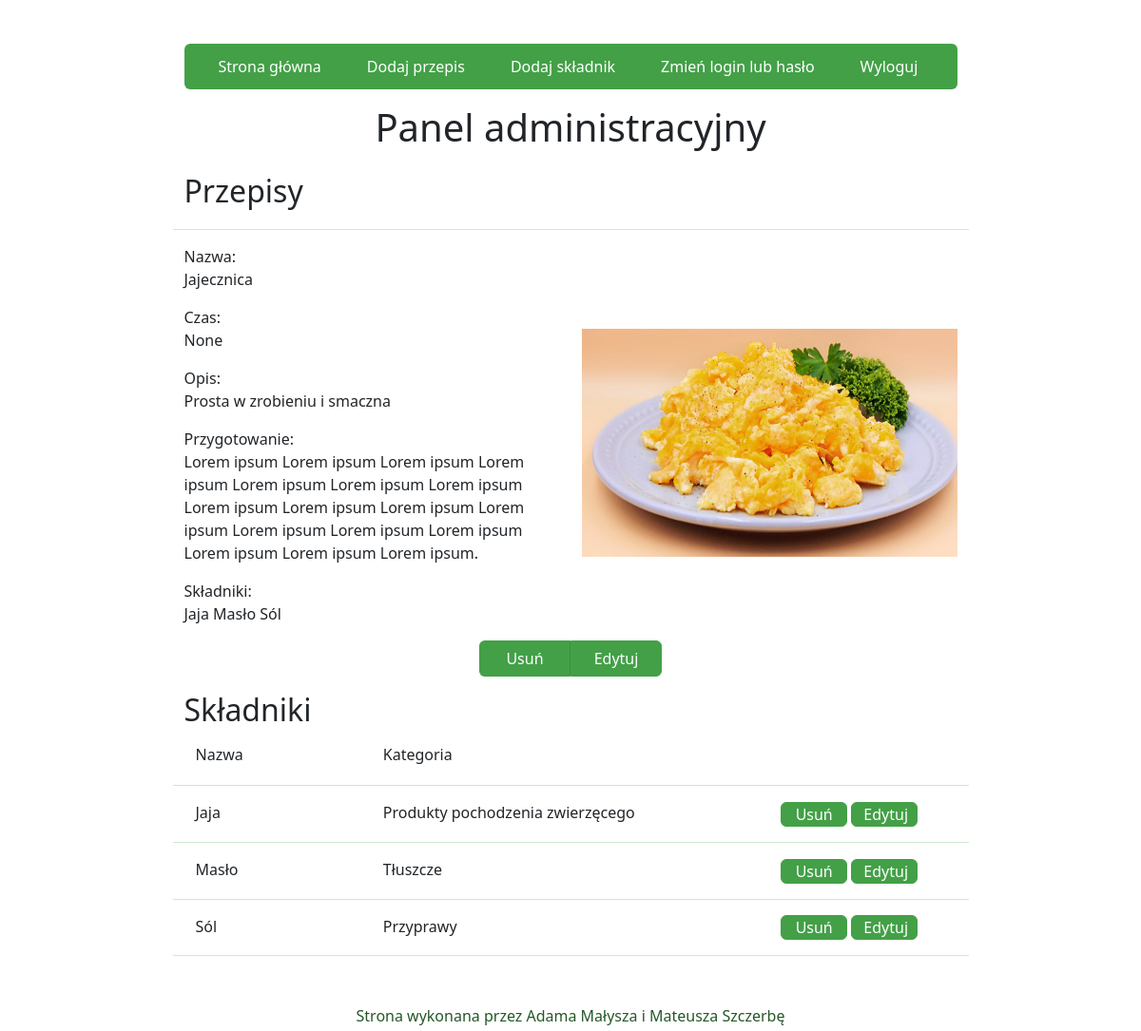
The page /admin/ (signed in) on the database as committed earlier.
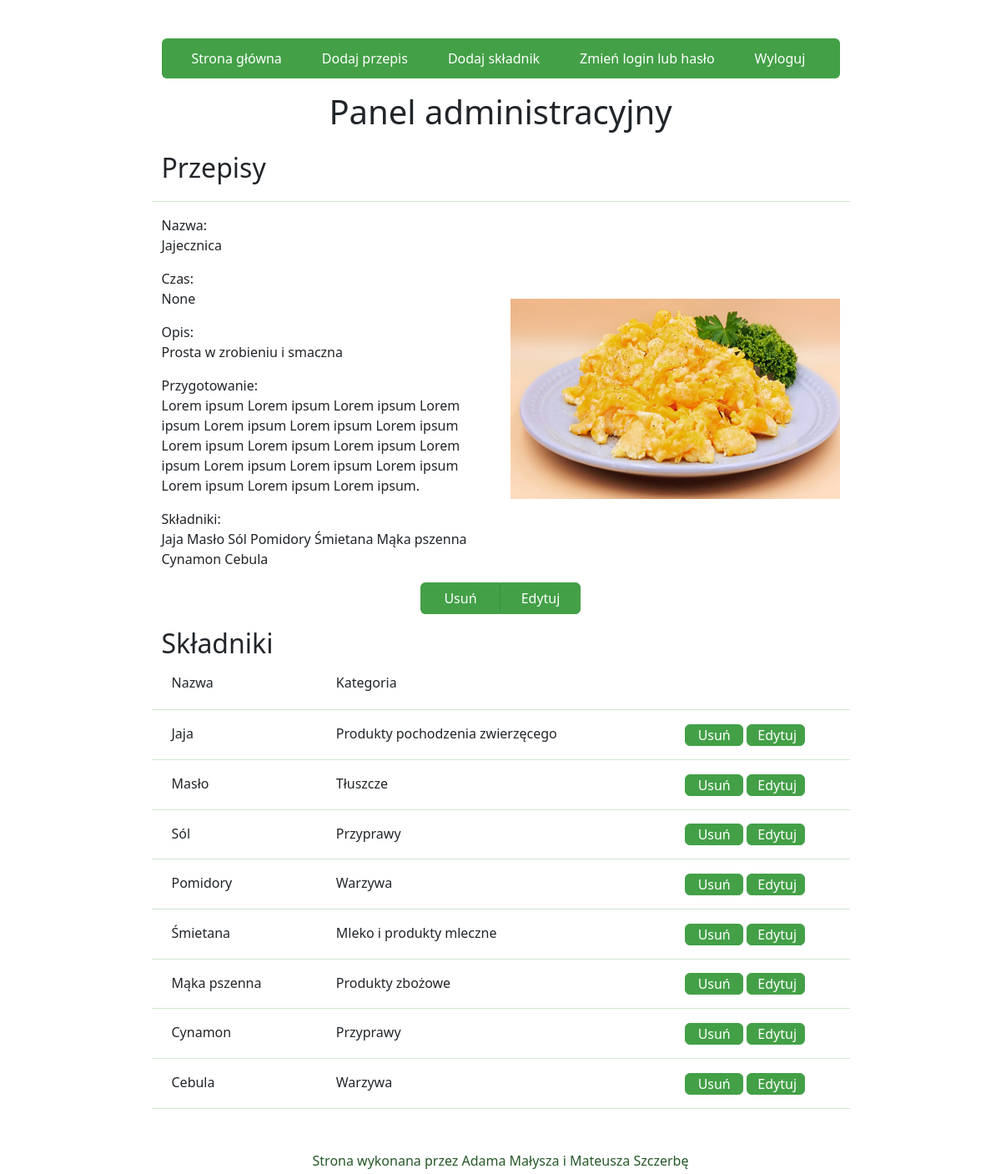
The same page on the database as committed later.
### website/models.py (models this page shows)
class Dish(db.Model):
    id = db.Column(db.Integer, primary_key=True,autoincrement=True)
    name = db.Column(db.String(100))
    time = db.Column(db.String(100))
    description = db.Column(db.String(100))
    recipe = db.Column(db.String(1000))
    ingredients = db.relationship('Ingredient', secondary=dish_ingredients, backref='Dish')

class Ingredient(db.Model):
    id = db.Column(db.Integer, primary_key=True,autoincrement=True)
    name = db.Column(db.String(100))
    category = db.Column(db.Integer)

### website/admin.py (the view, shortened to what this page needs)
@admin.route('/', methods=['POST', 'GET'])
def index_admin():
    if current_user.is_authenticated:
        if db.session.query(Dish).count() >= 1:
             dishes= db.session.query(Dish)
        else:
             dishes = None
        if db.session.query(Ingredient).count() >= 1:
            ingredients = db.session.query(Ingredient)
        else:
            ingredients = None
        return render_template('admin.html', przepisy=dishes, skladniki=ingredients)

### website/Templates/admin.html (shortened to what this page needs)
{% extends "base.html" %}
{% block content %}
<div class="container w-75 admin-75">
    <nav class="navbar py-4 rounded sticky-top navbar-expand-lg">
        <div class="container-fluid">
            <div class="collapse navbar-collapse" id="navbarNavAltMarkup">
                <div class="navbar-nav">
                    <a class="nav-link" href="/">Strona główna</a>
                    <a class="nav-link" href="/admin/przepisy">Dodaj przepis</a>
                    <a class="nav-link" href="/admin/skladniki">Dodaj składnik</a>
                    <a class="nav-link" href="/admin/clp">Zmień login lub hasło</a>
                    <a class="nav-link" href="/admin/logout">Wyloguj</a>
                </div>
            </div>
        </div>
    </nav>
    <h1 class="mb-3 mt-3" style="text-align: center;">Panel administracyjny</h1>
    <h2 class="mb-3 mt-4">Przepisy</h2>
    {% if przepisy %}
    <div class="row">
        {% for przepis in przepisy %}
        <hr class="hr-admin mt-1">
        <div class="col-6">
            Nazwa: <p>{{przepis.name}}</p>
            Czas: <p>{{przepis.time}}</p>
            Opis: <p>{{przepis.description}}</p>
            Przygotowanie: <p>{{przepis.recipe}}</p>
            Składniki:
            <p>
                {% for skladnik in skladniki %}
                {{skladnik.name}}
                {% endfor %}
            </p>
        </div>
        <div class="col-6 d-flex align-items-center">
            <img class="card-img admin" src="{{url_for('static',filename='img/')}}{{przepis.id}}{{'.png'}}">
        </div>
        <div class="col-12">
        <p style="text-align: center;"><a class="btn btn-admin btn-primary rounded-end-0 border-end-primary" role="button"
                href="/admin/delete/przepis/{{przepis.id}}">Usuń</a><a class="btn btn-admin btn-primary rounded-start-0"
                role="button" href="/admin/edit/przepis/{{przepis.id}}">Edytuj</a></p>
                </div>
        {% endfor %}
    </div>
    {% endif %}
    <h2>Składniki</h2>
        {% if skladniki %}
        <p>
        <div class="row">
        <div class="col-3 ps-4">Nazwa</div>
        <div class="col-6">Kategoria</div>
        <div class="col-3">&nbsp;</p></div>
                    <hr class="hr-admin mt-1">
    </div>
        {% for skladnik in skladniki %}
            <div class="row">
        <div class="col-3 ps-4">{{skladnik.name}}</div>
        <div class="col-6">
            {% if skladnik.category == 1 %}
            Produkty zbożowe
            {% elif skladnik.category == 2 %}
            Warzywa
            {% elif skladnik.category == 3 %}
            Owoce
            {% elif skladnik.category == 4 %}
            Mleko i produkty mleczne
            {% elif skladnik.category == 5 %}
            Produkty pochodzenia zwierzęcego
            {% elif skladnik.category == 6 %}
            Tłuszcze
            {% elif skladnik.category == 7 %}
            Przyprawy
            {% endif %}
        </div>
        <div class="col-3"><p>
            <a class="btn btn-primary btn-end rounded " role="button"
                href="/admin/delete/skladnik/{{skladnik.id}}">Usuń</a>
            <a class="btn btn-primary btn-end rounded" role="button"
                href="/admin/edit/skladnik/{{skladnik.id}}">Edytuj</a>
                </p>
        </div>
        <hr class="hr-admin">
    </div>
    {% endfor %}
    {%endif%}
{% endblock %}

### website/Templates/base.html (shortened to what this page needs)
<!DOCTYPE html>
<html lang="en">
<head>
    <link href="https://cdn.jsdelivr.net/npm/bootstrap@5.3.3/dist/css/bootstrap.min.css" rel="stylesheet"
>
    <link type="text/css" rel="stylesheet" href="/static/css/styles.css">
</head>
<body>
    <br>
    <div class="container">
        {% block content %}
        {% endblock %}
        <footer class="text-lg-start sticky-lg-bottom fixed-bottom" style="position: fixed;">
            <div class="text-center footer row justify-content-center text-center py-md-1">
                Strona wykonana przez Adama Małysza i Mateusza Szczerbę
            </div>
        </footer>
</body>
</html>

### website/static/css/styles.css (style rules this page uses)
body { background-color: #ffffff; padding-bottom: 5vh; }
@media (min-width: 992px) { .card-img.admin { height: 15rem; } }
.collapse, .collapsing { position: absolute; }
.btn-primary { --bs-btn-bg: #43a047; --bs-btn-border-color: #43a047; --bs-btn-hover-bg: #3b8e3f; --bs-btn-hover-border-color: #347c37; --bs-btn-active-bg: #347c37; --bs-btn-active-border-color: #2c6a2f; --bs-btn-disabled-bg: #43a047; --bs-btn-disabled-border-color: #43a047; }
.btn-end { padding-top: 0; padding-bottom: 0; width: 69.91px; }
.card-img { width: 100%; object-fit: cover; height: 12rem; }
.border-end-primary { border-right-color: #3b8e3f; }
.hr-admin { color: #43a047; border-top: 0.1rem solid; }
.navbar { background-color: #43a047; }
.nav-link { color: white !important; }
@media only screen and (min-width: 1200px) and (max-width: 1399px) { .nav-link { margin-left: 1rem; margin-right: 1rem; } }
.footer { color: #255827; background-color: white; }
.admin-25, .admin-50, .admin-75 { height: auto; display: block; }
.admin-50, .admin-75 { margin: 2% auto; }
.btn-admin { width: 6rem; }

Rows that differ between the two databases and show on the page:
added Ingredient: name "Pomidory", category "Warzywa"
added Ingredient: name "Śmietana", category "Mleko i produkty mleczne"
added Ingredient: name "Mąka pszenna", category "Produkty zbożowe"
added Ingredient: name "Cynamon", category "Przyprawy"
added Ingredient: name "Cebula", category "Warzywa"
